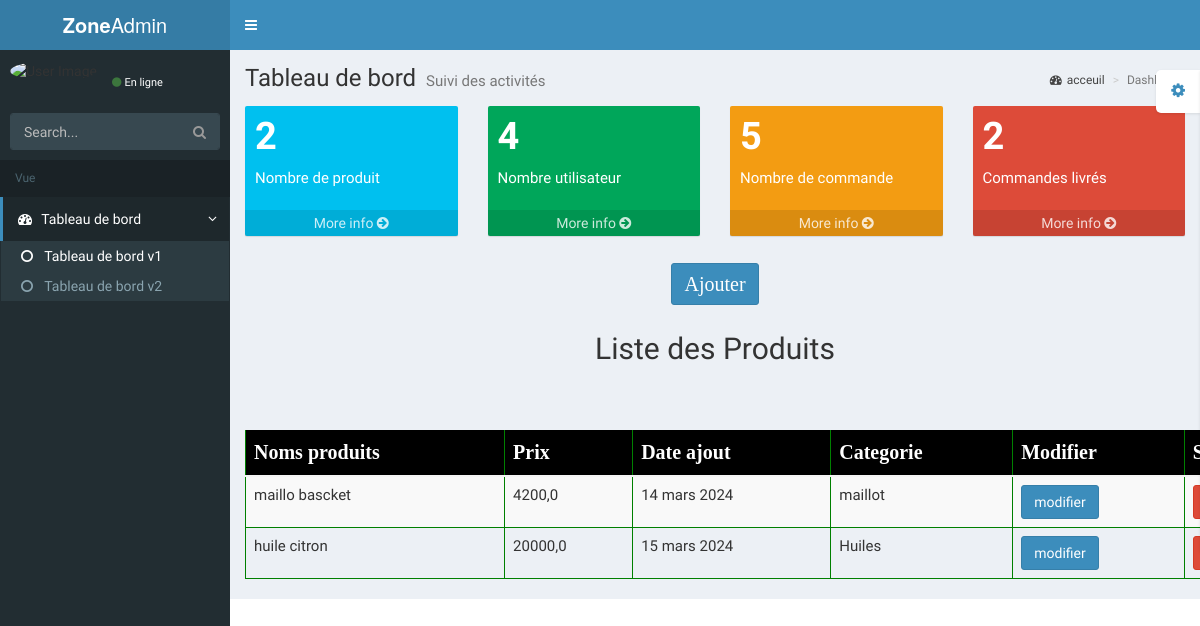
/app_admin/produit, run on an earlier commit of the app's database.
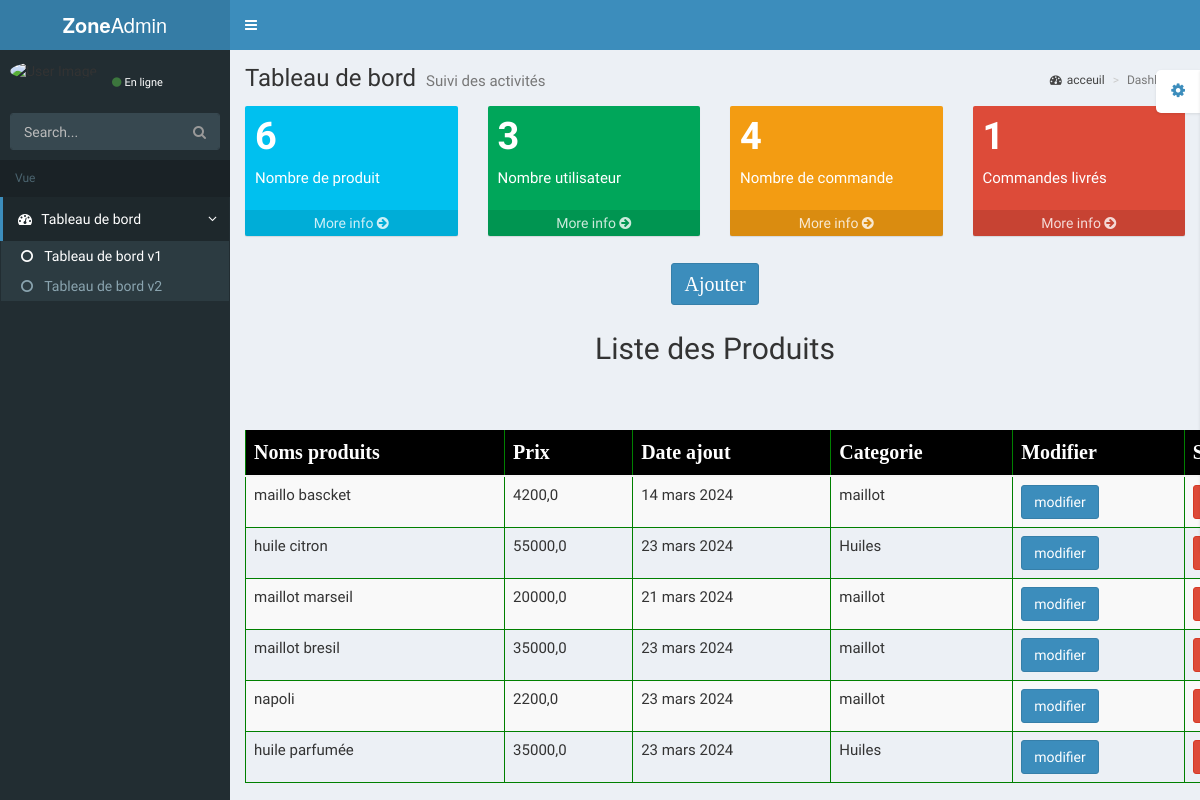
And on a later commit of the database.
### gestionproduits/models.py (models this page shows, shortened)
class Produits(models.Model):
    nom_produit=models.CharField(max_length=30)
    prix=models.FloatField(default=0.0)
    description=models.TextField()
    quantite=models.IntegerField(null=True)
    image=models.ImageField(upload_to='media/',blank=True,null=True)
    date=models.DateField(auto_now=True)
    categorie=models.ForeignKey(Categorie, on_delete=models.CASCADE)
    class META:
        ordoring=['-date']

class Categorie(models.Model):
    nom_categorie=models.CharField(max_length=30)
    def __str__(self):
        return self.nom_categorie

### app_admin/views.py (the view)
def produit(request):
    donnee = Produits.objects.all()
    all_categorie = Categorie.objects.all()
    message = ''
    form = Rowform()
    if request.method == 'POST':
        form = Rowform(request.POST,request.FILES or None)
        if form.is_valid():
            form.save()
            message = 'Ajout de produit effectué avec succès'
            return render(request,'app_admin/produit.html',{'message':message})
    context = {
        'donnee':donnee,
        'all_categorie':all_categorie,
        'form':form,
        'message':message
    }
    return render(request,'app_admin/produit.html',context)

### app_admin/form.py
class Rowform(forms.ModelForm):
    class Meta:
        model = Produits
        fields = ['nom_produit','image','prix','quantite','description','categorie']

### app_admin/context_processor.py (called while the page is built)
def space_admin(request):
    produit = Produits.objects.count()
    utilisateur = Utilisateur.objects.count()
    commande = Commande.objects.count()
    commande_livre = Commande.objects.filter(livré=True).count()
    visiteur = Utilisateur.objects.all()
    commandes = Commande.objects.all()
    user = request.user
    context = {
        'produit':produit,
        'utilisateur':utilisateur,
        'commande':commande,
        'commande_livre':commande_livre,
        'user':user,
         'visiteur':visiteur,
         'commandes':commandes
    }
    return context

### app_admin/templates/app_admin/produit.html (shortened to what this page needs)
{% load static %}
<!DOCTYPE html>
<html>
  <head>
    <link href="{% static 'app_admin/bootstrap/css/bootstrap.min.css' %}" rel="stylesheet" type="text/css" />
    <link href="https://maxcdn.bootstrapcdn.com/font-awesome/4.3.0/css/font-awesome.min.css" rel="stylesheet" type="text/css" />
    <link href="http://code.ionicframework.com/ionicons/2.0.0/css/ionicons.min.css" rel="stylesheet" type="text/css" />
    <link href="{% static 'app_admin/dist/css/AdminLTE.min.css' %}" rel="stylesheet" type="text/css" />
    <link href="{% static 'app_admin/dist/css/skins/_all-skins.min.css' %}" rel="stylesheet" type="text/css" />
    <link href="{% static 'app_admin/plugins/iCheck/flat/blue.css' %}" rel="stylesheet" type="text/css" />
    <link href="{% static 'app_admin/plugins/morris/morris.css' %}" rel="stylesheet" type="text/css" />
    <link rel="stylesheet" href="{% static 'Compte/assets/css/font-awesome.css' %}">
    <link href="{% static 'app_admin/plugins/jvectormap/jquery-jvectormap-1.2.2.css' %}" rel="stylesheet" type="text/css" />
    <link href="{% static 'app_admin/plugins/datepicker/datepicker3.css' %}" rel="stylesheet" type="text/css" />
    <link href="{% static 'app_admin' %}" rel="stylesheet" type="text/css" />
    <link href="{% static 'app_admin/plugins/bootstrap-wysihtml5/bootstrap3-wysihtml5.min.css' %}" rel="stylesheet" type="text/css" />
    <link rel="stylesheet" href="{% static 'app_admin/font-awesome.css' %}">
  </head>
  <body class="skin-blue">
    <div class="wrapper">
      <header class="main-header">
        <a href="index2.html" class="logo"><b>Zone</b>Admin</a>
        <nav class="navbar navbar-static-top" role="navigation">
          <a href="#" class="sidebar-toggle" data-toggle="offcanvas" role="button">
          </a>
          <div class="navbar-custom-menu">
            <ul class="nav navbar-nav">
                </ul>
              <li class="dropdown user user-menu">
                <a href="#" class="dropdown-toggle" data-toggle="dropdown">
                </a>
              </li>
          </div>
        </nav>
      </header>
      <aside class="main-sidebar">
        <section class="sidebar">
          <div class="user-panel">
            <div class="pull-left image">
              {% if user.image %}
                    <img src="{{user.image.url}}" class="img-circle" alt="User Image" />
                    {% else %}
                    <img src="{% static 'app_admin/images/prog1.png' %}" class="img-circle" alt="User Image">
                    {% endif %}
            </div>
            <div class="pull-left info">
              <a href="#"><i class="fa fa-circle text-success"></i>En ligne</a>
            </div>
          </div>
          <form action="{% url 'searche' %}" method="get" class="sidebar-form">
            <div class="input-group">
              <input type="text" name="searche" class="form-control" placeholder="Search..."/>
              <span class="input-group-btn">
                <button type='submit' name='search' id='search-btn' class="btn btn-flat"><i class="fa fa-search"></i></button>
              </span>
            </div>
          </form>
          <ul class="sidebar-menu">
            <li class="header">Vue</li>
            <li class="active treeview">
              <a href="#">
                <i class="fa fa-dashboard"></i> <span>Tableau de bord</span> <i class="fa fa-angle-left pull-right"></i>
              </a>
              <ul class="treeview-menu">
                <li class="active"><a href="{% url 'space_admin' %}"><i class="fa fa-circle-o"></i> Tableau de bord v1</a></li>
                <li><a href="{% url 'produit' %}"><i class="fa fa-circle-o"></i> Tableau de bord v2</a></li>
              </ul>
            </li>
          </ul>
        </section>
      </aside>
      <div class="content-wrapper">
        <section class="content-header">
          <h1>
            Tableau de bord
            <small>Suivi des activités</small>
          </h1>
          <ol class="breadcrumb">
            <li><a href="{% url 'home' %}"><i class="fa fa-dashboard"></i>acceuil</a></li>
            <li class="active">Dashboard</li>
          </ol>
        </section>
        <section class="content">
          <div class="row">
            <div class="col-lg-3 col-xs-6">
              <div class="small-box bg-aqua">
                <div class="inner">
                  <h3>{{produit}}</h3>
                  <p>Nombre de produit</p>
                </div>
                <a href="#" class="small-box-footer">More info <i class="fa fa-arrow-circle-right"></i></a>
              </div>
            </div>
            <div class="col-lg-3 col-xs-6">
              <div class="small-box bg-green">
                <div class="inner">
                  <h3>{{utilisateur}}</sup></h3>
                  <p>Nombre utilisateur</p>
                </div>
                <a href="#" class="small-box-footer">More info <i class="fa fa-arrow-circle-right"></i></a>
              </div>
            </div>
            <div class="col-lg-3 col-xs-6">
              <div class="small-box bg-yellow">
                <div class="inner">
                  <h3>{{commande}}</h3>
                  <p>Nombre de commande</p>
                </div>
                <a href="#" class="small-box-footer">More info <i class="fa fa-arrow-circle-right"></i></a>
              </div>
            </div>
            <div class="col-lg-3 col-xs-6">
              <div class="small-box bg-red">
                <div class="inner">
                  <h3>{{commande_livre}}</h3>
                  <p>Commandes livrés</p>
                </div>
                <a href="#" class="small-box-footer">More info <i class="fa fa-arrow-circle-right"></i></a>
              </div>
            </div>
          </div>
          <center>
            <div class="btn mr-0 shadow">
              <button id="btn" style="font-family: 'Times New Roman', Times, serif; font-size: 20px;" class="btn btn-primary">Ajouter</button>
            </div>
                  <h2>Liste des Produits</h2>
                 </center>
                </section>
               <br><br>
                  <div class="row mt-5">
  <section class="col-lg-7 connectedSortable mt-5 ">
     <div class="container">
      <div class="row">
        <div class="col-md-12">
         <table class="table table-striped table-hover table-dark ">
          <thead class="thead-ligth">
            <tr>
              <th>Noms produits</th>
              <th>Prix</th>
              <th>Date ajout</th>
              <th>Categorie</th>
              <th>Modifier</th>
              <th>Supprimer</th>
            </tr>
          </thead>
          <tbody>
            {% for produit in donnee  %}
            <tr>
              <td>{{produit.nom_produit}}</td>
              <td>{{produit.prix}}</td>
              <td>{{produit.date}}</td>
              <td>{{produit.categorie.nom_categorie}}</td>
              <td><a class="btn btn-primary" href="{% url 'update' produit.id %}">modifier</a></td>
              <td><a class="btn btn-danger" href="{% url 'supprime_produit' produit.id %}">supprimer</a></td>
            </tr>
            {% endfor %}
          </tbody>
         </table>
        </div>
      </div>
    </section>
     </div>
    </div>
  </body>
</html>

### app_admin/templates/app_admin/produit.html (style rules this page uses)
thead tr th { border: 1px solid green; font-family: 'Times New Roman', Times, serif; font-size: 20px; background-color: black; color: white; }
tbody tr td { border: 1px solid green; font-size: 15px; }

What changed in the data, as far as the page shows it:
changed Produits "huile citron": prix "20000,0" → "55000,0"; date "15 mars 2024" → "23 mars 2024"
added Produits: nom_produit "maillot marseil", prix "20000,0", date "21 mars 2024", categorie.nom_categorie "maillot"
added Produits: nom_produit "maillot bresil", prix "35000,0", date "23 mars 2024", categorie.nom_categorie "maillot"
added Produits: nom_produit "napoli", prix "2200,0", date "23 mars 2024", categorie.nom_categorie "maillot"
added Produits: nom_produit "huile parfumée", prix "35000,0", date "23 mars 2024", categorie.nom_categorie "Huiles"
Also different on the page:
{{ produit }}: "2" → "6"
{{ utilisateur }}: "4" → "3"
{{ commande }}: "5" → "4"
{{ commande_livre }}: "2" → "1"
